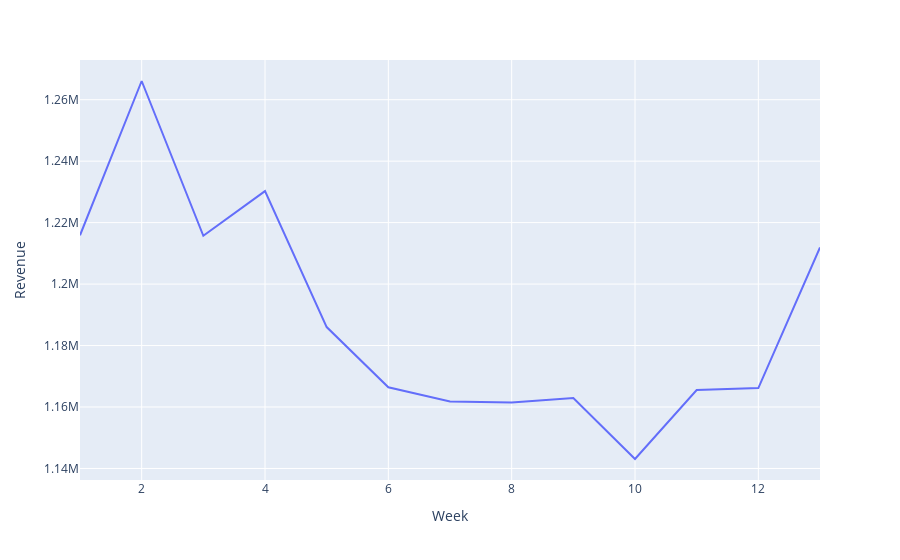

The notebook cell saved with this chart:
### Code cell
df_1 = df.groupby("Week").sum("Revenue").reset_index()
fig3 = px.line(df_1.sort_values(by = "Week"), x="Week", y="Revenue")
fig3.show()

### Figure 1 — Plotly figure (JSON) as saved in the notebook; plotly's stock layout.template omitted (floating-point values rounded to 4 significant figures)
{"data": [{"hovertemplate": "Week=%{x}<br>Revenue=%{y}<extra></extra>", "legendgroup": "", "line": {"color": "#636efa", "dash": "solid"}, "marker": {"symbol": "circle"}, "mode": "lines", "name": "", "orientation": "v", "showlegend": false, "type": "scatter", "x": [1, 2, 3, 4, 5, 6, 7, 8, 9, 10, 11, 12, 13], "xaxis": "x", "y": [1215874, 1266086, 1215726, 1230249, 1186016, 1166409, 1161816, 1161495, 1162896, 1143081, 1165547, 1166167, 1211927], "yaxis": "y"}], "layout": {"legend": {"tracegroupgap": 0}, "margin": {"t": 60}, "xaxis": {"anchor": "y", "domain": [0, 1], "title": {"text": "Week"}}, "yaxis": {"anchor": "x", "domain": [0, 1], "title": {"text": "Revenue"}}}}
